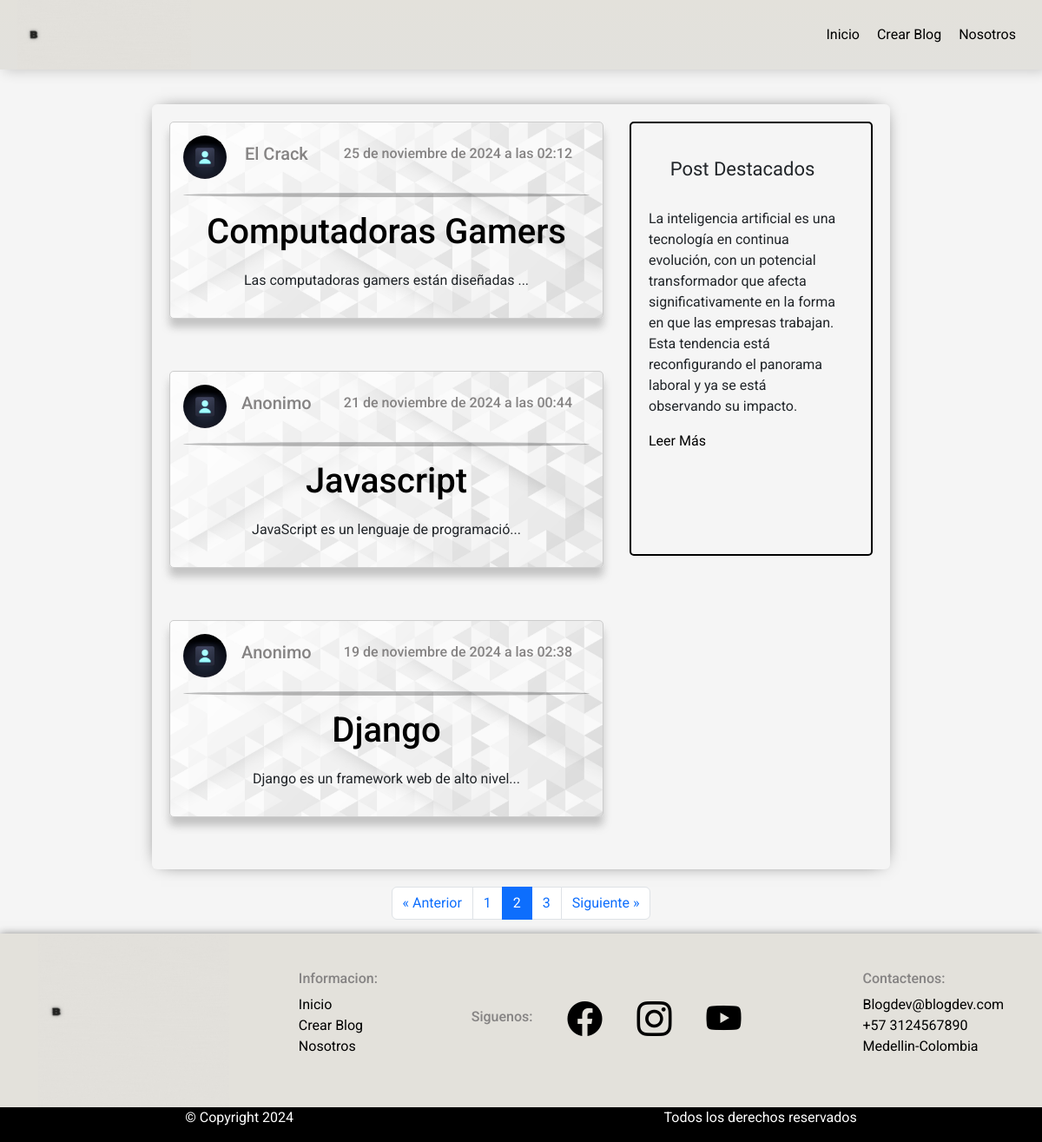
Screenshot of /?page=2 with the database file from the repository.
### Blog/models.py (models this page shows, shortened)
class Publicaciones(models.Model):
    titulo=models.CharField( max_length=50,null=False,blank=False)
    contenido=models.TextField(max_length=600,null=False,blank=False)
    autor=models.CharField(max_length=100,null=False,blank=False,default="Anonimo")
    fecha_publicacion=models.DateTimeField(default=timezone.now)

### Blog/views.py (the view)
# urls.py: path('',views.home,name="home"),
def home(request):
    lista=Publicaciones.objects.all().order_by("-fecha_publicacion")
    paginator = Paginator(lista, 3)
    pagina=request.GET.get("page") or 1 #pido el page o en su defecto 1
    publicaciones=paginator.get_page(pagina)# obtengo la pagina
    pagina_actual=int(pagina)#transformo la pagina en un numero
    rango_inicio = (pagina_actual - 1) // 5 * 5 + 1  # Inicio del rango de páginas (páginas 1-5, 6-10, etc.)
    rango_fin = min(rango_inicio + 4, paginator.num_pages)  # Fin del rango de páginas (no superar el número total de páginas)
    paginas = range(rango_inicio, rango_fin + 1)#aqui le paso el rango inicio y fin
    return render(request,"home.html",{"publicaciones":publicaciones,"paginas":paginas,"pagina_actual":pagina_actual})

### Blog/templates/home.html (shortened to what this page needs)
{% extends "base.html" %}
  {% block content %}
  {% load static %}
  <div class="contenedor_home">
      <div class="contenido">
          {% if publicaciones %}
          {% for publicacion in publicaciones %}
          <div class="sub_contenedor">
              <div class="cabeza-tarjeta">
                  <img src="{% static 'img/user default.avif' %}" alt="imagen usuario default">
                  <h5>{{publicacion.autor|title}}</h5>
                  <h6>{{publicacion.fecha_publicacion}}</h6>
                </div>
                <hr>
                <a href="{% url 'descripcion' publicacion.id %}"> <h1>{{ publicacion.titulo|title }}</h1></a>
                <p>{{ publicacion.contenido|slice:":40" }}...</p>
            </div>
            {% endfor %}
            {% endif %}
        </div>
        <div class="post_destacado">
            <h1> Post Destacados</h1>
            <p>La inteligencia artificial es una tecnología en continua evolución, con un potencial transformador que afecta significativamente
                en la forma en que las empresas trabajan. Esta tendencia está reconfigurando el panorama laboral y ya se está observando su impacto.</p>
                <a href="https://www.semantic-systems.com/semantic-noticias/articulos-tecnologicos/como-la-inteligencia-artificial-esta-cambiando-el-futuro-de-las-empresas/" target="_blank"> Leer Más</a>
            </div>
        </div>
        {% include "paginacion.html" %}
        {% include "footer.html" %}
        {% endblock %}

### Blog/static/css/estilos.css (style rules this page uses)
* { margin: 0; padding: 0; box-sizing: border-box; font-family: "Roboto", sans-serif; }
body { background: rgba(218, 216, 216, 0.247); }
.contenedor_home { margin: auto; width: 850px; border-radius: 6px; box-shadow: 0 0 20px -10px black; padding-bottom: 40px; margin-bottom: 20px; display: flex; margin-top: 40px; }
.post_destacado { border: solid 2px black; padding: 40px; margin: 20px; width:300px; height: 500px; padding-left: 20px; }
.post_destacado { margin-left: 10px; }
.post_destacado h1 { text-align: center; font-size: 22px; font-family: "Lemon", sans-serif; }
.sub_contenedor { border: 2px solid black; display: flex; width: 500px; display: block; }
.contenido { flex: 1; display: flex; flex-direction: column; gap: 20px; }
.sub_contenedor { border: 1px solid #ccc; padding: 15px; background: url(../img/18410.jpg); background-size: cover; background-position:center; box-shadow: 0 10px 10px rgba(119, 119, 119, 0.4); border-radius: 5px; margin-left: 20px; margin: 20px; }
.sub_contenedor h1 { text-align: center; color: black; text-decoration: none; transition: transform 0.3s ease-in-out; }
.sub_contenedor a { text-decoration: none; }
.sub_contenedor hr { width: 100%; height: 5px; background-color: #000000; border-radius: 50%; }
.sub_contenedor p { margin-top: 20px; text-align: center; }
.post_destacado { width: 350px; border-radius: 5px; }
.cabeza-tarjeta { display: flex; justify-content: space-between; align-items: center; }
.cabeza-tarjeta img { width: 50px; border-radius: 50%; }
.cabeza-tarjeta h5,h6 { color: rgb(133, 131, 131); margin-right: 20px; }
.contenedorf1 li,a { text-decoration: none; list-style: none; color:black; }

### rows the page displays
Publicaciones: autor "El Crack", fecha_publicacion "25 de noviembre de 2024 a las 02:12", titulo "Computadoras Gamers", contenido "Las computadoras gamers están diseñadas"
Publicaciones: autor "Anonimo", fecha_publicacion "21 de noviembre de 2024 a las 00:44", titulo "Javascript", contenido "JavaScript es un lenguaje de programació"
Publicaciones: autor "Anonimo", fecha_publicacion "19 de noviembre de 2024 a las 02:38", titulo "Django", contenido "Django es un framework web de alto nivel"

### other values shown
{{ pagina }} "1" "2" "3"
